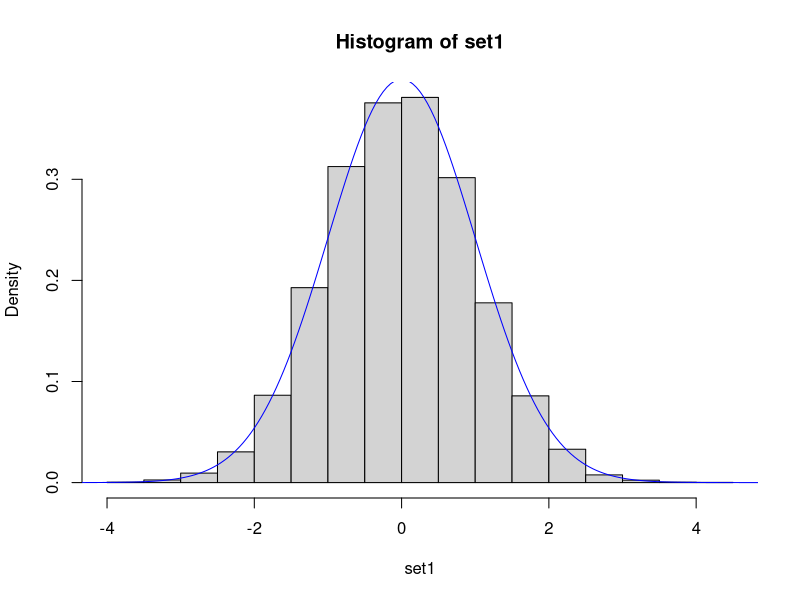
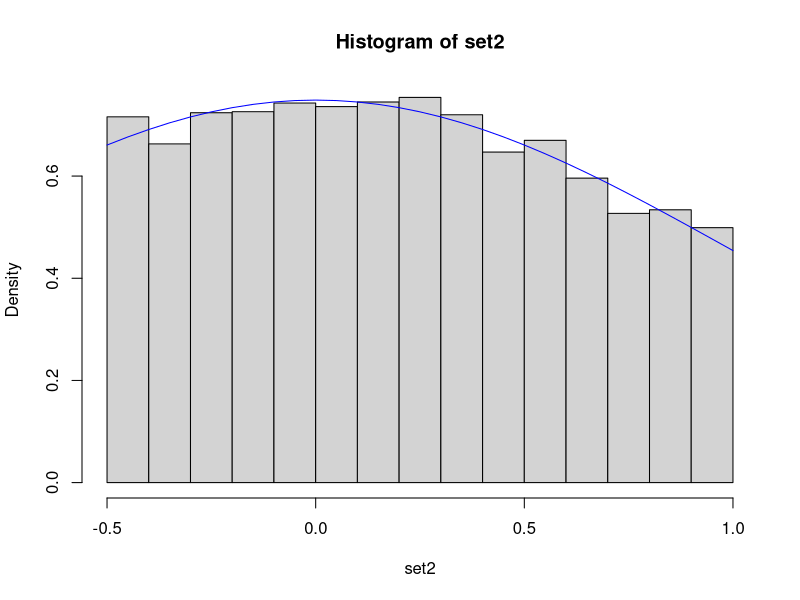
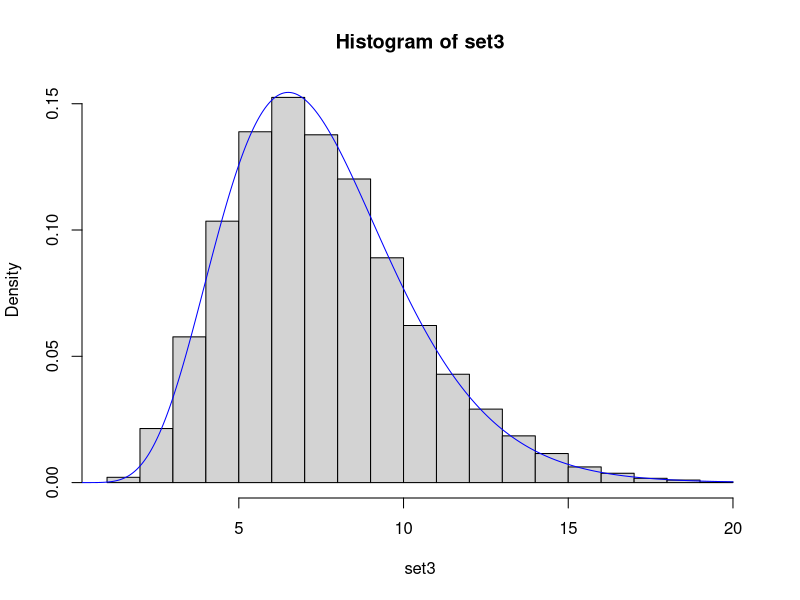

Source code (R) for these figures, in order:
### The two main functions are ars() and setParams(). The calcDeriv() and expCDF() functions are used
### by setParams(); the setParams(), lowerPDF(), expPDF(), and invCDF() functions are used by ars().
### setParams() calculates the parameters of the enveloping function for a set of fixed points; those
### parameters are used in ars() for all of the other function calls.

### KEY:
### p = fixed points; intially provided by user, and updated after every rejection
### min_bound / max_bound = the boundaries on the function; all fixed points should be within min_bound and max_bound
### m_p = slope of lines in log of enveloping function at each fixed point p (uses y = mx + b form)
### b_vec = b in (y = mx + b)
### lf_p = value of log of user-provided function at fixed points p
### int_x = intersection point for lines in log of enveloping function
### shift = vertical shift for each segment of enveloping function to create a continuous CDF
### adj = vertical shift for the entire enveloping CDF so that F(x) = 0 at min_bound
### nc = normalizing constant so that max point of enveloping CDF is 1


# function to calculate slope of tangent lines
calcDeriv <- function(fn, p){
  dif <- 1e-10 
  
  p1 <- fn(p)
  p2 <- fn(p + dif)
  
  slope <- (p2 - p1) / dif
  return(slope)
}

# function to calculate lower squeeze function
lowerPDF <- function(fn, x, p){
  
  # squeeze function only applies if x is between the min and max fixed points
  if (x <= min(p) | x >= max(p)){
    return(0)
    
  } else {
    
    w <- findInterval(x, c(-Inf, p, Inf)) # find which section of squeeze line applies to x
    y <- ((p[w] - x)*log(fn(p[w-1])) + (x - p[w-1])*log(fn(p[w])))/(p[w] - p[w-1]) # value of squeeze at x
    return(exp(y))
  }
}

# function to compute piecewise exponential PDF
expPDF <- function(x, p, int_x, m_p, lf_p){
 
  b_vec <- lf_p - p*m_p # calculate b in y=mx+b format for each tangent line
  w <- findInterval(x, c(-Inf, int_x, Inf)) # find section of enveloping function that applies to x
  y <- m_p[w]*x + b_vec[w] # calculate y=log(env(x))
  return(exp(y))

}

# function to compute piecewise exponential CDF
expCDF <- function(x, p, int_x, m_p, lf_p){
  exp_cdf <- rep(0, length(x))
  b_vec <- lf_p - p*m_p # calculate b in y=mx+b format for each tangent line
  which_section <- findInterval(x, c(-Inf, int_x, Inf)) # break x vector into sections denoting related enveloping line
  nsections <- max(which_section)
  
  # calculate starting point of each segment of piecewise CDF
  piece_difs <- rep(0, length(int_x)+1)
  for (j in 1:length(int_x)){
    left <- (1/m_p[j])*exp(m_p[j]*int_x[j] + b_vec[j])
    right <- (1/m_p[j+1])*exp(m_p[j+1]*int_x[j] + b_vec[j+1])
    piece_difs[j+1] <- right - left
  }
  piece_difs_cumul <- cumsum(piece_difs) # vertical adjustment to pieces of CDF to create continuity
  
  for (k in 1:nsections){ # loop through pieces of piecewise function, computing F(x) for each x
    x_section <- x[which_section == k]
    y_section <- (1/m_p[k])*exp(m_p[k]*x_section + b_vec[k])
    exp_cdf[which_section == k] <- y_section - piece_difs_cumul[k]
  }
  
  adj <- min(exp_cdf) # set minimum point of CDF to zero
  nc <- max(exp_cdf - adj) # normalizing constant
  norm_exp_cdf <- (exp_cdf - adj) / nc # normalized piecewise CDF
  return(list(cdf=norm_exp_cdf, difs=piece_difs_cumul, norm.const = nc, adj = adj))
}

# function to take invert the CDF at a given point for F(x)
invCDF <- function(y, int_x, m_p, b_vec, nc, shift, adj){
  n <- length(m_p) - 1
  breaks <- ((1/m_p[1:n])*exp(m_p[1:n]*int_x + b_vec[1:n]) - shift[1:n] - adj)/nc ### MODIFIED LINE
  loc <- findInterval(y, c(-Inf, breaks, Inf))
  x_output <- (log(m_p[loc]*(nc*y + shift[loc] + adj)) - b_vec[loc])/m_p[loc]
  return(x_output)
}

# calculate the parameters for the enveloping function for a given set of fixed points p
setParams <- function(fn, min_bound, max_bound, p){ 

  x <- sort(c(min_bound, max_bound, p)) # critical x-values
  m_p <- calcDeriv(function(x) log(fn(x)), p) # calculate slope of tangent lines
  lf_p <- log(fn(p)) # calculate value of log function at eval point

  # compute intersection points
  n <- length(p)
  int_x <- (lf_p[2:n] - lf_p[1:n-1] - p[2:n]*m_p[2:n] + p[1:n-1]*m_p[1:n-1]) / (m_p[1:n-1] - m_p[2:n])
  
  # calculate parameters for inverse CDF
  exp_cdf <- expCDF(x, p, int_x, m_p, lf_p) # y-output for piecewise linear PDF
  nc <- exp_cdf$norm.const
  shift <- exp_cdf$difs
  adj <- exp_cdf$adj
  b_vec <- lf_p - p*m_p
  
  # return the parameters needed by the invCDF function
  return(list(m_p = m_p, lf_p = lf_p, int_x = int_x, b_vec = b_vec, nc=nc, shift=shift, adj = adj))
}

# main ARS sampling function
# Requires user to input min, max, and fixed points p
# I would suggest having tests to make sure the user provides at least 2 fixed points, and 
# making sure all fixed points are between the min and the max
ars <- function(fn, min_bound, max_bound, p, n_iter = 1000){ 
  p <- sort(p)
  i <- 1
  set <- rep(0, n_iter)
  par <- setParams(fn, min_bound, max_bound, p) # calculate parameters for initial set of fixed points
  
  # loop through iterations
  while (i <= n_iter){
    y <- runif(1)
    unif <- runif(1)
    x_val <- invCDF(y, par$int_x, par$m_p, par$b_vec, par$nc, par$shift, par$adj)
    exp_pdf <- expPDF(x_val, p, par$int_x, par$m_p, par$lf_p)
    squeeze <- lowerPDF(fn, x_val, p)
    # if squeeze test is passed, accept and iterate
    if ((squeeze / exp_pdf) > unif){
      set[i] <- x_val
      i <- i + 1
    } else { # if squeeze test failed, perform envelope test
      # if envelope test passed, accept and iterate
      if ((fn(x_val) / exp_pdf) > unif){
        set[i] <- x_val
        i <- i + 1
      } else { # if envelope test fails, reject and add candidate point to fixed points
        p <- sort(c(p, x_val))
        par <- setParams(fn, min_bound, max_bound, p)
      }
    }
  }
  return(set)
}


#### test 1: standard normal distribution

min <- -5
max <- 5
p <- c(-3, 2)
set1 <- ars(dnorm, min, max, p, n_iter = 10000)
z <- seq(min, max, by=0.05)
hist(set1, prob=TRUE)
lines(z, dnorm(z), type="l", col="blue")


### test 2: truncated standard normal distribution

min <- -0.5
max <- 1
p <- c(-0.3, 0.4)
set2 <- ars(dnorm, min, max, p, n_iter = 10000)
z <- seq(min, max, by=0.05)
hist(set2, prob=TRUE)
lines(z, dnorm(z)/(pnorm(max) - pnorm(min)), type="l", col="blue")


### test 3: gamma distribution

gamma_test <- function(x){
  k <- dgamma(x, shape=7.5, scale=1)
  return(k)
}

min <- 0.1
max <- 20
p <- c(3, 10)
set3 <- ars(gamma_test, min, max, p, n_iter = 10000)
z <- seq(min, max, by=0.05)
hist(set3, prob=TRUE)
lines(z, gamma_test(z), type="l", col="blue")
